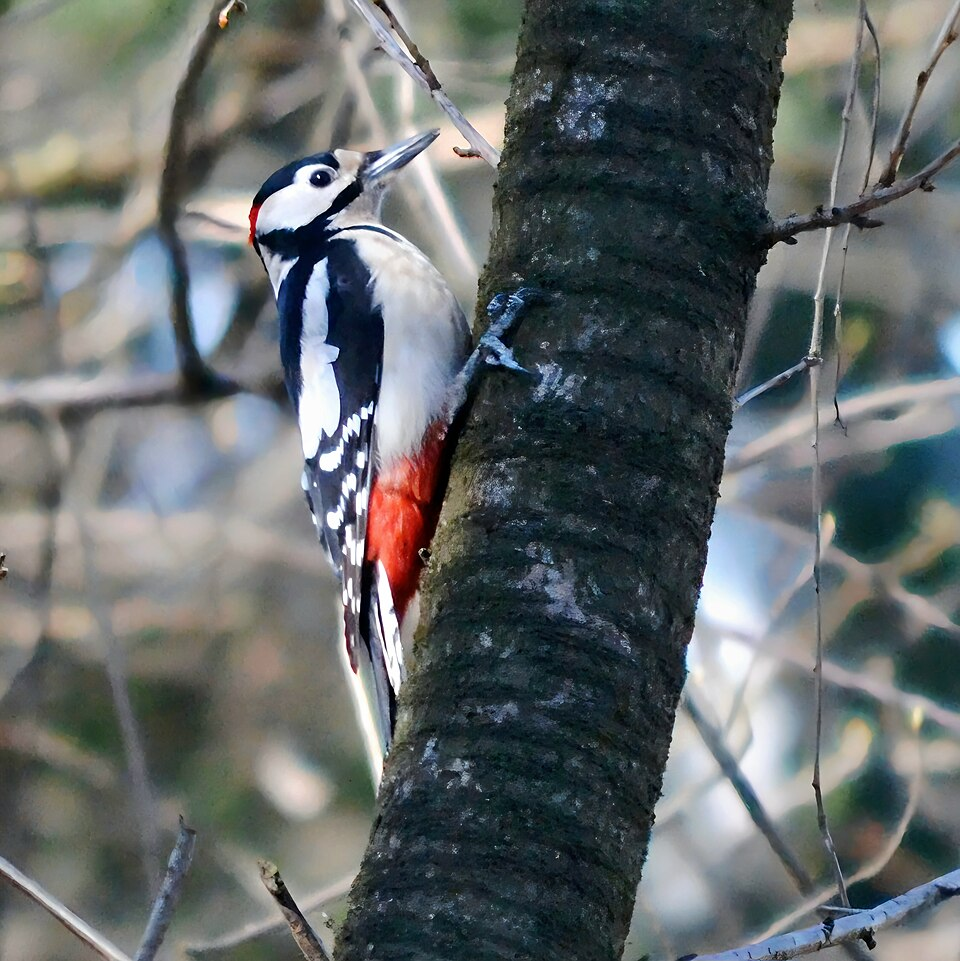
#> input picture storage/test_images/bird/02026_0022_Dendrocopos_major.jpg, 960 x 961 px
$ python -i _anomaly_bands.py   (imports and definitions only)
#> lines starting #> are read from the running program, lines starting #| are printed output that depends on the picture; after the words box and inside, x2 and y2 are one past the last pixel; in counts of white or black regions, pixels touching at a corner belong together
### app/app/frame_helpers/_decode.py
"""Frame-decoding helper shared by every heuristic module.

Carved out of the original ``frame_helpers.py`` during the modular
refactor. Every individual heuristic accepts either a raw JPEG byte
blob or an already-decoded BGR ndarray; this helper hides the
distinction so the call sites stay focused on the heuristic logic."""

from __future__ import annotations

import cv2
import numpy as np

# Minimum decoded dimensions before we even bother heuristic-ing.
_MIN_FRAME_W = 32
_MIN_FRAME_H = 24


def _decode(img_or_bytes) -> np.ndarray | None:
    """Accept either a decoded BGR ndarray or JPEG bytes; return ndarray or None."""
    if img_or_bytes is None:
        return None
    if isinstance(img_or_bytes, (bytes, bytearray, memoryview)):
        try:
            arr = np.frombuffer(bytes(img_or_bytes), dtype=np.uint8)
            return cv2.imdecode(arr, cv2.IMREAD_COLOR)
        except Exception:
            return None
    return img_or_bytes

### app/app/frame_helpers/_anomaly_bands.py
"""Horizontal anomaly-band detection. Carved out of the original
``frame_helpers.py`` during the modular refactor; behaviour
unchanged."""

from __future__ import annotations

import cv2
import numpy as np

from ._decode import _decode

# ── Horizontal anomaly band ──────────────────────────────────────────────────
# H.265 NAL/slice loss produces a horizontal band of corrupted rows
# anywhere in the frame — bottom 10–25 %, middle (y≈44–58 %), or
# upper-bottom (y≈85–95 %). The previous bottom_strip-only detector
# missed mid-frame and lower-but-not-bottom variants; the location-
# agnostic two-stage detector below catches all three failure modes.
#
# Stage A — row-delta band finder
#   Mean abs delta between row i and row i-1 spikes inside a
#   corrupted band because each row is a different scrambled block.
#   Smooth that 1D signal in a 16-row window, baseline at the 30th
#   percentile (which excludes the corruption band itself), and
#   threshold at the larger of 3× baseline OR a 5.0 floor.
# Stage B — chroma band finder
#   Saturated non-warm hues (everything outside the warm-amber
#   wedge that scene lights occupy) mark macroblock colour leaks.
#   Per-row count the "wrong colour" pixels, smooth, threshold at
#   1 % of row width.
# Both stages return (band_y_start, band_height, score) of the
# longest contiguous run; either one tripping is enough to reject
# the frame.
_ANOMALY_BAND_SMOOTH_WIN = 16  # row-window for the smoothing pass
_ANOMALY_BAND_BASELINE_PCT = 30  # robust baseline percentile
_ANOMALY_BAND_BASELINE_MULT = 3.0  # row_delta threshold = baseline * this
_ANOMALY_BAND_DELTA_FLOOR = 5.0  # …or this floor, whichever is higher
_ANOMALY_BAND_MIN_HEIGHT = 30  # rows — shorter runs are noise
_ANOMALY_BAND_MAX_HEIGHT_FRAC = 0.60  # bands covering > this much of the frame
# are "the whole image" not "a band" —
# skip them so a complex daytime scene
# with abrupt region boundaries doesn't
# trip the detector top-to-bottom.
_ANOMALY_BAND_MIN_Z = 2.5  # row-delta z-score threshold
# Was 1.5 until 2026-05-12; the
# sunset test on garten-dach-terrasse
# showed a borderline false-positive
# cluster at score≈2.5 (clock-strip
# row-delta from the timestamp
# overlay; the per-camera zone
# exclusion above catches those
# cleanly when they fit the zone,
# but a slightly tighter floor kills
# the remaining 2.4-2.5 borderline
# cases that fall just outside the
# zone too). 3.0 was the original
# target but regressed the
# TestHorizontalAnomalyBand mid-
# band synthetic at z=2.99 — that
# detector unit test is the closest
# ground-truth we have, so the
# floor stays just below it.
_ANOMALY_CHROMA_HUE_LO = 10  # warm-amber hue range (lamps/IR-cut)
_ANOMALY_CHROMA_HUE_HI = 40
_ANOMALY_CHROMA_SAT_MIN = 60  # only saturated pixels count
_ANOMALY_CHROMA_ROW_FRAC = 0.01  # threshold = 1 % of row width
_ANOMALY_CHROMA_MIN_HEIGHT = 20  # rows — minimum band height
_ANOMALY_CHROMA_PEAK_PCT = 1.0  # peak fraction of row width

# Per-camera timestamp-overlay exclusion ──────────────────────────────────
# Many cameras burn a 1-line clock into the lower-middle of the frame.
# That single-line text reads as a thin row-delta spike — the row above
# is sky/scene, the row through the text is high-contrast — and the
# detector flags it as a corruption band (score ~2–3, y≈68 %, h≈4 %).
# The fix: a per-camera zone the operator declares as "where my camera's
# clock lives". Bands that fit ENTIRELY within zone ± fudge are
# suppressed; bands that extend above/below or span the full frame
# still reject. The fudge factor compensates for the 1-row jitter in
# how the row-delta smoothing locates the band centre.
#
# Defaults match the dominant false-positive cluster in the 2026-05-12
# sunset test run on garten-dach-terrasse: 34 of 86 horizontal_anomaly_band
# rejects had identical parameters (y=68 %, h=4 %), a 4-row band 68 %
# down the frame — exactly the timestamp strip on Reolink CX810
# firmware. Users whose camera burns its clock somewhere else override
# via cameras[].timestamp_overlay_zone = {"y_pct": …, "h_pct": …};
# explicit ``{"enabled": false}`` turns the exclusion off completely.
_DEFAULT_TIMESTAMP_ZONE_Y_PCT = 68
_DEFAULT_TIMESTAMP_ZONE_H_PCT = 6
_TIMESTAMP_ZONE_FUDGE_PCT = 2


# [14 lines left out: function _resolve_timestamp_zone, not called in this run]


def _longest_above(mask: np.ndarray) -> tuple[int, int]:
    """Return (start_index, length) of the longest contiguous True
    run in a 1-D boolean array. Both 0 when no run exists."""
    longest_start, longest_len = -1, 0
    cur_start, cur_len = -1, 0
    for i, v in enumerate(mask):
        if v:
            if cur_start < 0:
                cur_start = i
            cur_len += 1
            if cur_len > longest_len:
                longest_len, longest_start = cur_len, cur_start
        else:
            cur_start, cur_len = -1, 0
    return (longest_start if longest_len > 0 else 0), longest_len


def _row_delta_anomaly_band(
    gray: np.ndarray,
    *,
    min_z: float = _ANOMALY_BAND_MIN_Z,
) -> tuple[int, int, float] | None:
    """Stage A — find a contiguous run of rows whose row-to-row delta
    is z>1.5 above the image's robust baseline. Returns
    (band_y_start, band_height, z_score) or None.

    ``gray`` is uint8 H×W. ``min_z`` overrides the module-level
    z-score floor; the validator profiles use this to loosen the
    detector during twilight (Reolink IR-cut transitions trigger a
    z ≈ 2.5-3.5 band that's a false positive)."""
    h = gray.shape[0]
    if h < _ANOMALY_BAND_SMOOTH_WIN * 2:
        return None
    # Mean abs delta between row i and row i-1 → 1D signal of length h-1.
    row_delta = np.abs(np.diff(gray.astype(np.float32), axis=0)).mean(axis=1)
    smooth = cv2.blur(
        row_delta.reshape(-1, 1),
        (1, _ANOMALY_BAND_SMOOTH_WIN),
    ).flatten()
    baseline = float(np.percentile(smooth, _ANOMALY_BAND_BASELINE_PCT))
    threshold = max(baseline * _ANOMALY_BAND_BASELINE_MULT, _ANOMALY_BAND_DELTA_FLOOR)
    above = smooth > threshold
    start, length = _longest_above(above)
    if length < _ANOMALY_BAND_MIN_HEIGHT:
        return None
    if length / float(h) > _ANOMALY_BAND_MAX_HEIGHT_FRAC:
        # Whole image is "above" — that's a busy scene, not a
        # localised band. Real corruption bands span 2–25 % of frame
        # height; the 60 % cap here keeps daytime scenes with abrupt
        # region boundaries out.
        return None
    band_mean = float(smooth[start : start + length].mean())
    z = (band_mean - baseline) / max(float(np.std(smooth)), 0.5)
    if z < min_z:
        return None
    return (start, length, z)


def _chroma_anomaly_band(img_bgr: np.ndarray) -> tuple[int, int, float] | None:
    """Stage B — find the most intense horizontal chroma band, where
    "wrong colour" means saturated pixels outside the warm-amber
    hue wedge (which scene lamps occupy). Returns
    (band_y_start, band_height, peak_pct) or None.

    Filters out warm scene lights by hue range — corruption colours
    (magenta/cyan/green) only appear outside [10, 40]° on OpenCV's
    H ∈ 0..179 scale."""
    h, w = img_bgr.shape[:2]
    if h < _ANOMALY_BAND_SMOOTH_WIN * 2 or w < 32:
        return None
    hsv = cv2.cvtColor(img_bgr, cv2.COLOR_BGR2HSV)
    H = hsv[:, :, 0]
    S = hsv[:, :, 1]
    wrong_mask = ((H < _ANOMALY_CHROMA_HUE_LO) | (H > _ANOMALY_CHROMA_HUE_HI)) & (
        S > _ANOMALY_CHROMA_SAT_MIN
    )
    wrong_per_row = wrong_mask.sum(axis=1).astype(np.float32)
    smooth = cv2.blur(
        wrong_per_row.reshape(-1, 1),
        (1, _ANOMALY_BAND_SMOOTH_WIN),
    ).flatten()
    threshold = float(w) * _ANOMALY_CHROMA_ROW_FRAC
    above = smooth > threshold
    start, length = _longest_above(above)
    if length < _ANOMALY_CHROMA_MIN_HEIGHT:
        return None
    if length / float(h) > _ANOMALY_BAND_MAX_HEIGHT_FRAC:
        return None
    peak_pct = float(smooth.max()) / float(w) * 100.0
    if peak_pct < _ANOMALY_CHROMA_PEAK_PCT:
        return None
    return (start, length, peak_pct)


def is_horizontal_anomaly_band(
    img,
    *,
    timestamp_zone=None,
    profile=None,
) -> tuple[bool, str]:
    """Detect a horizontal band of corruption rows anywhere in the
    frame. Backwards-compat: when the band sits in the bottom 25 %
    the reason head emitted is the legacy ``bottom_strip_white`` /
    ``bottom_strip_bright`` so existing log greps and reject-folder
    layouts keep working unchanged. Otherwise the head is the
    location-agnostic ``horizontal_anomaly_band`` and the parens
    carry the band's y%/h%/score so the rejected-folder name (built
    by the test-mode reject sink) groups corrupt frames by failure
    location.

    ``timestamp_zone`` (per-camera setting from settings.json) names
    the strip the camera burns its clock into. When the detected band
    fits entirely within that zone (± fudge) AND the chroma stage did
    NOT independently fire, the band is suppressed — that signature
    matches a clock readout (single-row text spike, no chroma leak),
    not a NAL/slice-loss corruption (which produces both row-delta
    AND wrong-colour evidence).

    ``profile`` (FrameValidatorProfile) lets the caller override the
    row-delta z-score floor — twilight passes a profile whose value
    is raised to 4.0 so Reolink IR-cut transition stripes (z≈2.5-3.5)
    aren't misclassified as corruption. ``None`` keeps the historic
    module-level default 2.5."""
    img = _decode(img)
    if img is None or img.size == 0:
        return False, ""
    if img.ndim < 3 or img.shape[2] < 3:
        return False, ""
    h, _w = img.shape[:2]
    if h < 40:
        return False, ""
    gray = cv2.cvtColor(img, cv2.COLOR_BGR2GRAY)
    min_z = getattr(profile, "horizontal_anomaly_band_min_z", _ANOMALY_BAND_MIN_Z)
    a = _row_delta_anomaly_band(gray, min_z=float(min_z))
    b = _chroma_anomaly_band(img)
    if a is None and b is None:
        return False, ""
    # Prefer the row-delta result when both fire — it carries the
    # more precise z-score and is what catches the macroblock-smear
    # cluster the user reported.
    band_y, band_h, score = a if a is not None else b
    band_y_pct = int(round(100.0 * band_y / h))
    band_h_pct = int(round(100.0 * band_h / h))
    # Timestamp-overlay exclusion ─ a clock readout only trips the
    # row-delta stage (high-contrast text, low chroma). Real codec
    # corruption trips BOTH stages, so requiring ``b is None`` keeps
    # the suppression narrow to the false-positive cluster while
    # still rejecting any real corruption that happens to overlap the
    # timestamp strip.
    zone = _resolve_timestamp_zone(timestamp_zone)
    if zone is not None and b is None:
        zone_y, zone_h = zone
        zone_lo = zone_y - _TIMESTAMP_ZONE_FUDGE_PCT
        zone_hi = zone_y + zone_h + _TIMESTAMP_ZONE_FUDGE_PCT
        if zone_lo <= band_y_pct and (band_y_pct + band_h_pct) <= zone_hi:
            return False, ""
    head = "horizontal_anomaly_band"
    # Backwards compat: when the band is in the bottom 25 % keep
    # emitting the legacy head so existing log greps survive.
    if band_y_pct >= 75:
        head = "bottom_strip_white" if a is None else "bottom_strip_bright"
    return True, f"{head}(y={band_y_pct}%,h={band_h_pct}%,score={score:.1f})"


# Back-compat shim — older callers (and the test suite) still import
# ``is_bottom_strip_anomaly``. Forwards to the new location-agnostic
# detector so behaviour is the new behaviour everywhere; the only
# difference is the name kept in the public symbol set.
# [36 lines left out: functions is_bottom_strip_anomaly, has_corrupt_strip, not called in this run]

>>> import cv2
>>> picture = cv2.imread('../../../storage/test_images/bird/02026_0022_Dendrocopos_major.jpg')
#> picture is the input picture: shape (961, 960, 3); mean B, G, R 104.8, 104.3, 98.6
>>> result = is_horizontal_anomaly_band(picture)
#> in is_horizontal_anomaly_band, `gray = cv2.cvtColor(img, cv2.COLOR_BGR2GRAY)`:
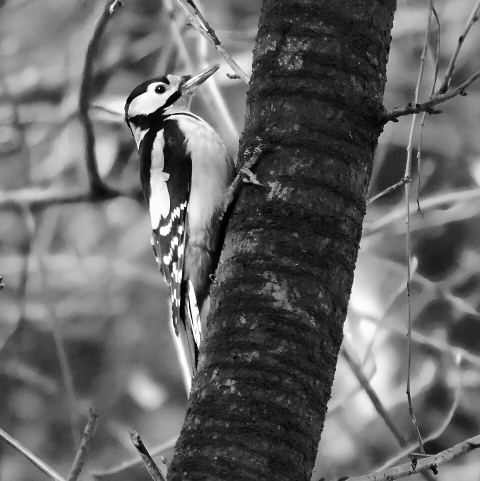
#> gray: shape (961, 960) (shown at 1/2 size); min 0, max 255, mean 102.6
#> in _row_delta_anomaly_band, `row_delta = np.abs(np.diff(gray.astype(np.float32), axis=0)).mean(axis..`: row_delta = 960 values, max 11.79 at index 229, min 2.68 at index 730, mean 4.77
#> in _row_delta_anomaly_band, `smooth = cv2.blur( row_delta.reshape(-1, 1), (1, _ANOMALY_BAND_SMOOTH_..`: smooth = 960 values, max 7.83 at index 224, min 3.15 at index 732, mean 4.77
#> in _row_delta_anomaly_band, `baseline = float(np.percentile(smooth, _ANOMALY_BAND_BASELINE_PCT))`: baseline = 4.2
#> in _row_delta_anomaly_band, `threshold = max(baseline * _ANOMALY_BAND_BASELINE_MULT, _ANOMALY_BAND_..`: threshold = 12.6
#> after the loop in _longest_above, `for i, v in enumerate(mask):`: longest_len = 0; longest_start = -1
#> in _row_delta_anomaly_band, `start, length = _longest_above(above)`: start = 0
#> in _chroma_anomaly_band, `S = hsv[:, :, 1]`:
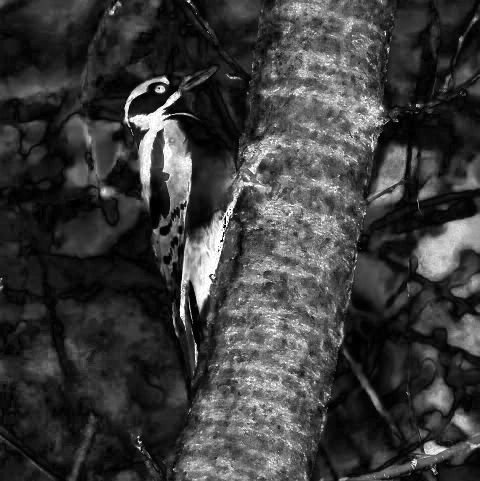
#> S: shape (961, 960) (shown at 1/2 size); min 0, max 255, mean 59.7
#> in _chroma_anomaly_band, `wrong_mask = ((H < _ANOMALY_CHROMA_HUE_LO) | (H > _ANOMALY_CHROMA_HUE_..`:
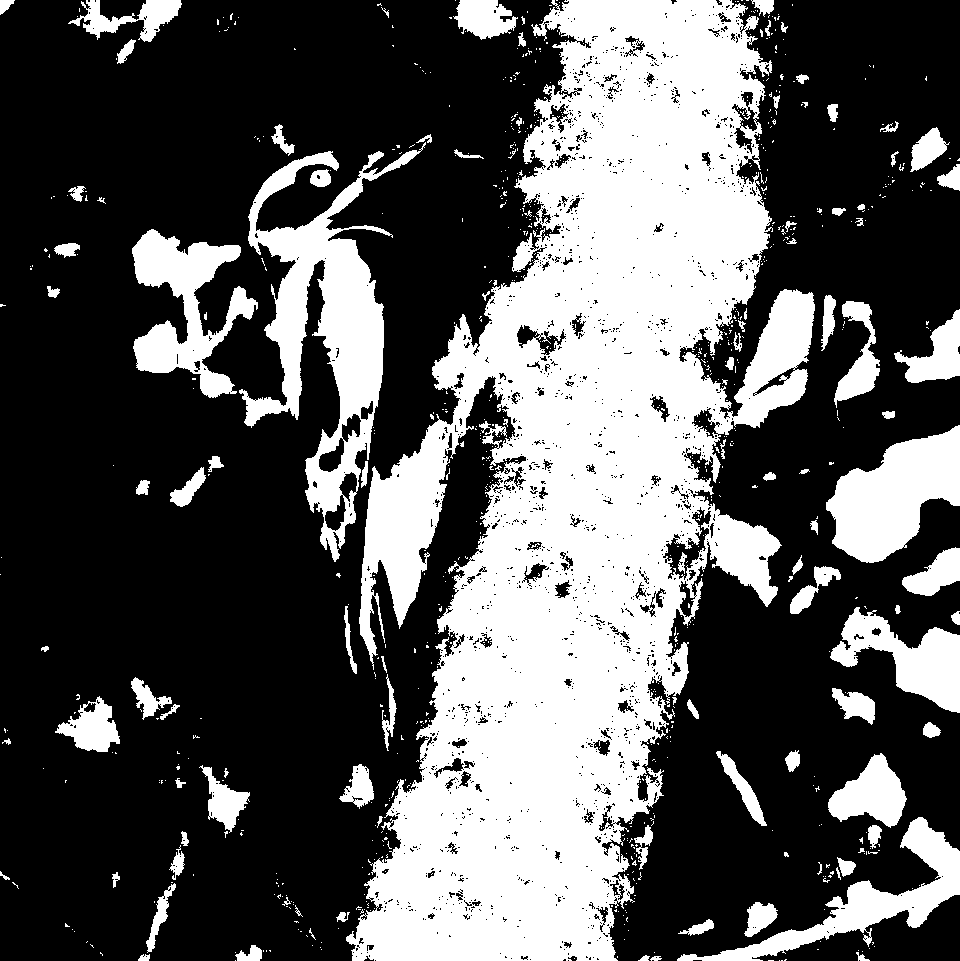
#> wrong_mask: shape (961, 960) bool; 34.9% white; 856 white regions (753 under 20 px), largest, box (x1, y1, x2, y2) and area: (346, 0, 815, 961) 231858, (239, 142, 426, 562) 22252, (826, 425, 960, 563) 10801
#> in _chroma_anomaly_band, `wrong_per_row = wrong_mask.sum(axis=1).astype(np.float32)`: wrong_per_row = 961 values, max 541 at index 361, min 173 at index 74, mean 335.4
#> in _chroma_anomaly_band, `smooth = cv2.blur( wrong_per_row.reshape(-1, 1), (1, _ANOMALY_BAND_SMO..`: smooth = 961 values, max 524.8 at index 365, min 189.9 at index 77, mean 335.4
#> the loop in _longest_above (call 2), `for i, v in enumerate(mask):` made 961 passes
#> cur_start on pass 1: 0
#> in _chroma_anomaly_band, `start, length = _longest_above(above)`: start = 0; length = 961
#> result = (False, '')

$ run again, on storage/test_images/bird/029_Great_tit_standing_on_flowering_Wisteria_in_Glâne_District_Photo_by_Giles_La.jpg
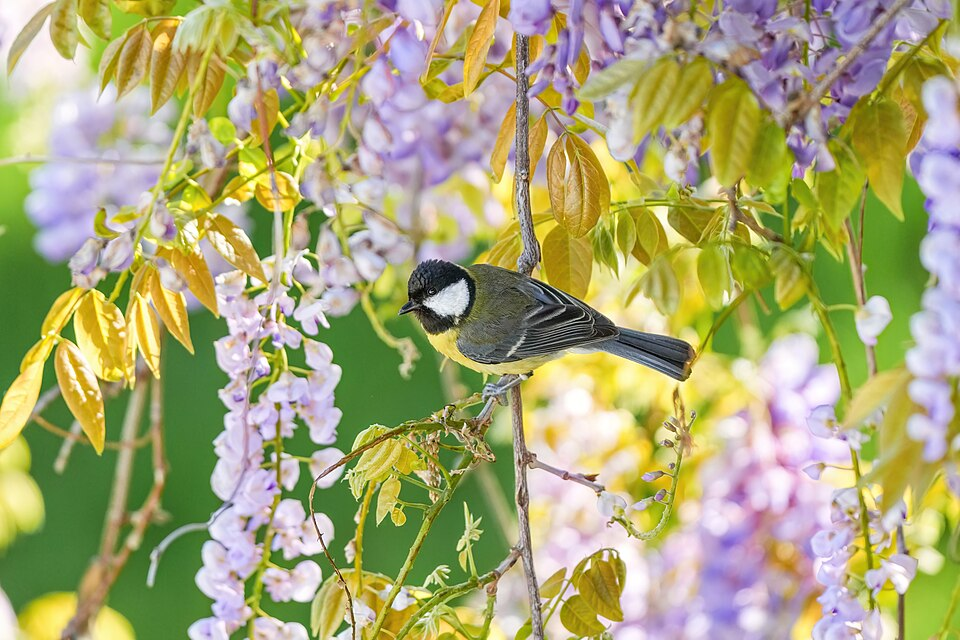
#> input picture storage/test_images/bird/029_Great_tit_standing_on_flowering_Wisteria_in_Glâne_District_Photo_by_Giles_La.jpg, 960 x 640 px
#> picture is the input picture: shape (640, 960, 3); mean B, G, R 118.3, 168, 169.4
#> in is_horizontal_anomaly_band, `gray = cv2.cvtColor(img, cv2.COLOR_BGR2GRAY)`:
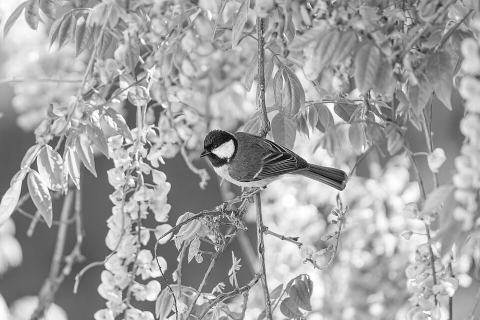
#> gray: shape (640, 960) (shown at 1/2 size); min 0, max 255, mean 162.7
#> row_delta = 639 values, max 13.32 at index 333, min 3.5 at index 126, mean 6.16
#> in _row_delta_anomaly_band, `smooth = cv2.blur( row_delta.reshape(-1, 1), (1, _ANOMALY_BAND_SMOOTH_..`: smooth = 639 values, max 12.1 at index 340, min 3.92 at index 120, mean 6.16
#> baseline = 5.24
#> in _row_delta_anomaly_band, `threshold = max(baseline * _ANOMALY_BAND_BASELINE_MULT, _ANOMALY_BAND_..`: threshold = 15.73
#> after the loop in _longest_above, `for i, v in enumerate(mask):`: longest_len = 0; longest_start = -1
#> in _row_delta_anomaly_band, `start, length = _longest_above(above)`: start = 0
#> hsv: shape (640, 960, 3); mean H, S, V 61.2, 108.4, 183
#> in _chroma_anomaly_band, `wrong_mask = ((H < _ANOMALY_CHROMA_HUE_LO) | (H > _ANOMALY_CHROMA_HUE_..`:
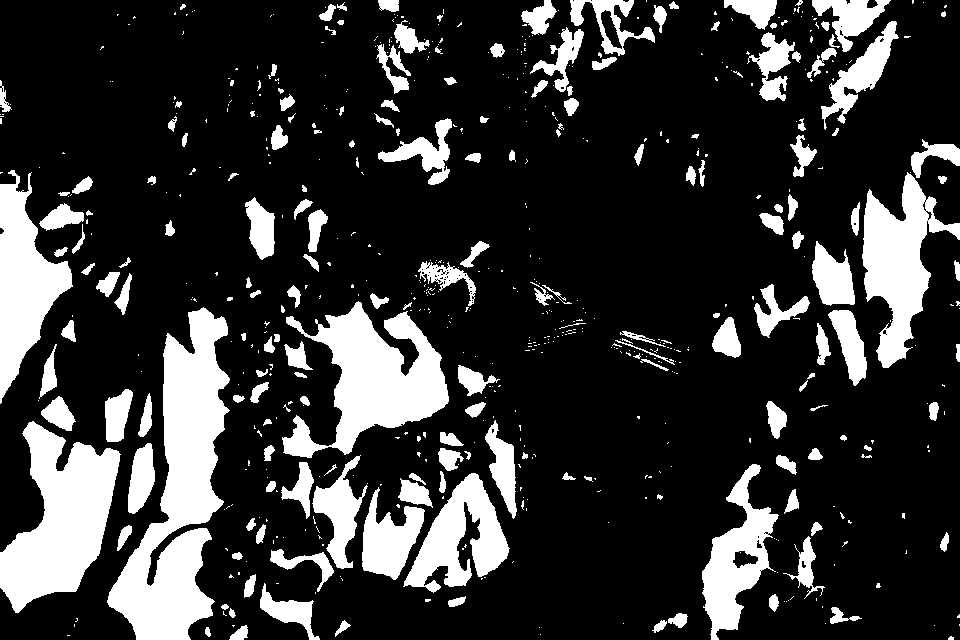
#> wrong_mask: shape (640, 960) bool; 20.5% white; 640 white regions (451 under 20 px), largest, box (x1, y1, x2, y2) and area: (107, 307, 230, 640) 18919, (0, 421, 121, 613) 12647, (282, 301, 449, 458) 12182
#> wrong_per_row = 640 values, max 405 at index 558, min 24 at index 115, mean 196.4
#> in _chroma_anomaly_band, `smooth = cv2.blur( wrong_per_row.reshape(-1, 1), (1, _ANOMALY_BAND_SMO..`: smooth = 640 values, max 390.4 at index 560, min 40.62 at index 119, mean 196.5
#> the loop in _longest_above (call 2), `for i, v in enumerate(mask):` made 640 passes
#> cur_start on pass 1: 0
#> in _chroma_anomaly_band, `start, length = _longest_above(above)`: start = 0; length = 640
#> result = (False, '')
